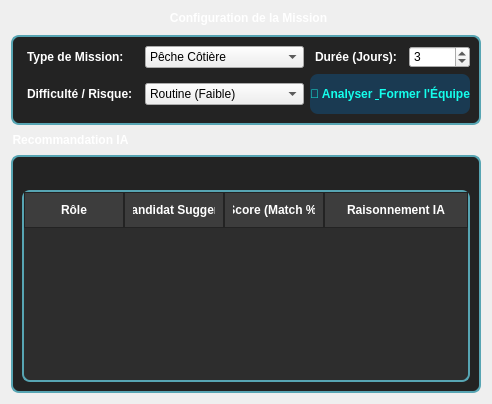
              <widget class="QWidget" name="subPagePech3">
               <layout class="QVBoxLayout" name="verticalLayout_sub3">
                <item>
                 <widget class="QGroupBox" name="gb_mission_setup_2">
                  <property name="styleSheet">
                   <string notr="true">QGroupBox { border: 2px solid #57a5b3; border-radius: 8px; margin-top: 24px; color: #1a3a52; font-weight: bold; background-color: #232323; } QGroupBox::title { subcontrol-origin: margin; subcontrol-position: top center; color: #ffffff; font-family: &quot;Segoe UI&quot;; font-weight: bold; font-size: 12px; } QLabel { color: #ffffff; font-family: &quot;Segoe UI&quot;; font-weight: bold; font-size: 12px; padding: 2px; border: none; }</string>
                  </property>
                  <property name="title">
                   <string>Configuration de la Mission</string>
                  </property>
                  <layout class="QGridLayout" name="grid_mission_setup_2">
                   <item row="0" column="0">
                    <widget class="QLabel" name="lbl_mission_type_2">
                     <property name="text">
                      <string>Type de Mission:</string>
                     </property>
                    </widget>
                   </item>
                   <item row="0" column="1">
                    <widget class="QComboBox" name="cb_mission_type_2">
                     <item>
                      <property name="text">
                       <string>Pêche Côtière</string>
                      </property>
                     </item>
                     <item>
                      <property name="text">
                       <string>Haute Mer (Deep Sea)</string>
                      </property>
                     </item>
                     <item>
                      <property name="text">
                       <string>Maintenance Navale</string>
                      </property>
                     </item>
                     <item>
                      <property name="text">
                       <string>Sauvetage / Urgence</string>
                      </property>
                     </item>
                    </widget>
                   </item>
                   <item row="0" column="2">
                    <widget class="QLabel" name="lbl_duration_2">
                     <property name="text">
                      <string>Durée (Jours):</string>
                     </property>
                    </widget>
                   </item>
                   <item row="0" column="3">
                    <widget class="QSpinBox" name="sb_duration_2">
                     <property name="minimum">
                      <number>1</number>
                     </property>
                     <property name="maximum">
                      <number>30</number>
                     </property>
                     <property name="value">
                      <number>3</number>
                     </property>
                    </widget>
                   </item>
                   <item row="1" column="0">
                    <widget class="QLabel" name="lbl_difficulty_2">
                     <property name="text">
                      <string>Difficulté / Risque:</string>
                     </property>
                    </widget>
                   </item>
                   <item row="1" column="1">
                    <widget class="QComboBox" name="cb_difficulty_2">
                     <item>
                      <property name="text">
                       <string>Routine (Faible)</string>
                      </property>
                     </item>
                     <item>
                      <property name="text">
                       <string>Moyenne</string>
                      </property>
                     </item>
                     <item>
                      <property name="text">
                       <string>Extrême (Tempête/Nuit)</string>
                      </property>
                     </item>
                    </widget>
                   </item>
                   <item row="1" column="2" colspan="2">
                    <widget class="QPushButton" name="btn_analyze_mission_2">
                     <property name="minimumSize">
                      <size>
                       <width>114</width>
                       <height>40</height>
                      </size>
                     </property>
                     <property name="cursor">
                      <cursorShape>PointingHandCursor</cursorShape>
                     </property>
                     <property name="styleSheet">
                      <string notr="true">QPushButton { background-color: #1a3a52; color: #14ffec; border-radius: 8px; font-weight: bold; } QPushButton:hover { background-color: #2c5f7d; }</string>
                     </property>
                     <property name="text">
                      <string>🤖 Analyser &amp; Former l'Équipe</string>
                     </property>
                    </widget>
                   </item>
                  </layout>
                 </widget>
                </item>
                <item>
                 <widget class="QGroupBox" name="gb_ai_results_2">
                  <property name="styleSheet">
                   <string notr="true">QGroupBox { border: 2px solid #57a5b3; border-radius: 8px; margin-top: 24px; color: #1a3a52; background-color: #232323; font-weight: bold; } QGroupBox::title { color: #ffffff; font-family: &quot;Segoe UI&quot;; font-weight: bold; font-size: 12px; }</string>
                  </property>
                  <property name="title">
                   <string>Recommandation IA</string>
                  </property>
                  <layout class="QVBoxLayout" name="v_ai_results_2">
                   <item>
                    <widget class="QLabel" name="lbl_ai_status_2">
                     <property name="styleSheet">
                      <string notr="true">color: #ffffff; font-family: &quot;Segoe UI&quot;; font-weight: bold; font-size: 12px; padding: 2px; border: none;</string>
                     </property>
                     <property name="text">
                      <string/>
                     </property>
                     <property name="alignment">
                      <set>Qt::AlignmentFlag::AlignCenter</set>
                     </property>
                    </widget>
                   </item>
                   <item>
                    <widget class="QTableWidget" name="table_mission_results_2">
                     <property name="styleSheet">
                      <string notr="true">QTableWidget {
	background-color: #2d2d2d;
	gridline-color: #3d3d3d;
	font-family: &quot;Segoe UI&quot;;
	font-size: 12px;
	color: #ffffff;
	border-radius: 8px;
	border: 2px solid #57a5b3;
}
QTableWidget::item {
	color: #ffffff;
	padding: 6px;
}
QHeaderView::section {
	background-color: #3d3d3d;
	color: #ffffff;
	padding: 8px;
	border: 1px solid #232323;
	font-weight: bold;
	font-family: &quot;Segoe UI&quot;;}</string>
                     </property>
                     <property name="editTriggers">
                      <set>QAbstractItemView::EditTrigger::NoEditTriggers</set>
                     </property>
                     <property name="alternatingRowColors">
                      <bool>false</bool>
                     </property>
                     <property name="selectionMode">
                      <enum>QAbstractItemView::SelectionMode::NoSelection</enum>
                     </property>
                     <attribute name="horizontalHeaderStretchLastSection">
                      <bool>true</bool>
                     </attribute>
                     <column>
                      <property name="text">
                       <string>Rôle</string>
                      </property>
                     </column>
                     <column>
                      <property name="text">
                       <string>Candidat Suggeré</string>
                      </property>
                     </column>
                     <column>
                      <property name="text">
                       <string>Score (Match %)</string>
                      </property>
                     </column>
                     <column>
                      <property name="text">
                       <string>Raisonnement IA</string>
                      </property>
                     </column>
                    </widget>
                   </item>
                  </layout>
                 </widget>
                </item>
               </layout>
              </widget>
